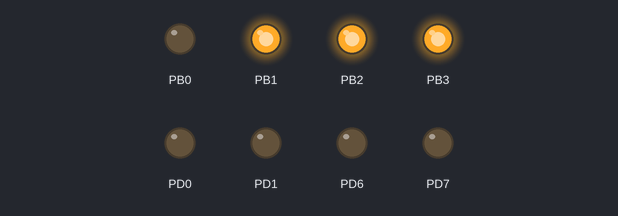
A program run on a simulated ATmega328P, built with avr-gcc and emulated at 16 MHz. Shown: output pins drawn as LEDs (lit = HIGH). At 3.0 s the program stops and its outputs stay as they are.

Above: at 0.1 s.
At 1.1 s:
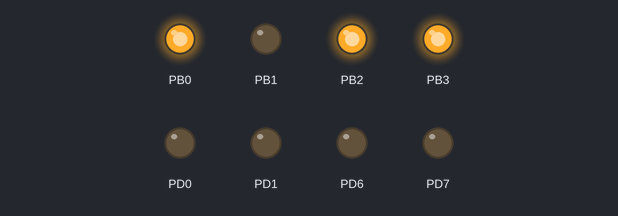
At 2.1 s:
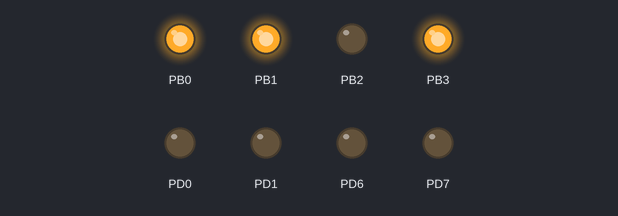
Timing chart, 0 to 3.6 s (numbered marks = the images above):
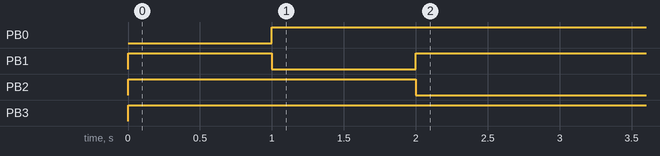

The program:

main.c
```c
/*
 * LED_RGB002.c
 *
 * Created: 2016-11-22 오후 7:28:22
 * Author : Exterra
 */
#define F_CPU 16000000L
#include <avr/io.h>
#include <util/delay.h>

int switchCon;
char key_in;

void switchOn(){
	if (switchCon == 0) {
		if (PORTD == 0x04) {
			PORTB = 0x0E;
		} else if (PORTD == 0x08){
			PORTB = 0x0D;
		} else if (PORTD == 0x10) {
			PORTB = 0x0B;
		} else if (PORTD == 0x20) {
			PORTB = 0x08;
		}
	}
	switchCon = 1;
}

void switchOff(){
	if (switchCon == 1) {
		if (PORTD == 0x04 || PORTD == 0x08 || PORTD == 0x10 || PORTD == 0x20) {
			PORTB = 0x00;
		}
	}
	switchCon = 0;
}

int main(void) {
	DDRD = 0xC3; // 입력
	DDRB = 0x0F; // 출력

	key_in = PIND & 0x01;

	if (key_in == 0) {
		PORTB = 0x0E;
		_delay_ms(1000);
		PORTB = 0x0D;
		_delay_ms(1000);
		PORTB = 0x0B;
		_delay_ms(1000);
	} else {
		PORTB = 0x00;
	}

	return 0;
}
```

Measured:
- by itself, PB0: LOW → HIGH at 1.0 s
- by itself, PB1: LOW → HIGH at 0.00 s, → LOW 1.0 s later, → HIGH 1.0 s later
- by itself, PB2: LOW → HIGH at 0.00 s, → LOW 2.0 s later
- by itself, PB3: LOW → HIGH at 0.00 s
